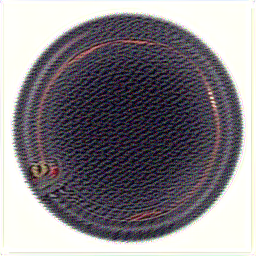
#> input picture test_images/001.png, 256 x 256 px; its folder holds only this picture in this run
$ python -i extract_cracks.py   (imports and definitions only)
#> lines starting #> are read from the running program, lines starting #| are printed output that depends on the picture; after the words box and inside, x2 and y2 are one past the last pixel; in counts of white or black regions, pixels touching at a corner belong together
#> further down, picture is the input picture: shape (256, 256, 3); mean B, G, R 137.7, 132.4, 136.6
import cv2
import numpy as np
import os

def extract_crack(image):
    # 转换为灰度图
    gray = cv2.cvtColor(image, cv2.COLOR_BGR2GRAY)
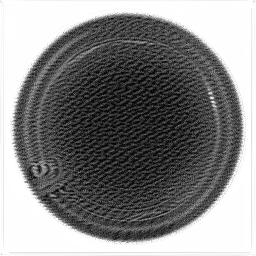
#> gray: shape (256, 256); min 0, max 255, mean 134.2

    # 应用高斯模糊去噪
    blurred = cv2.GaussianBlur(gray, (5, 5), 0)
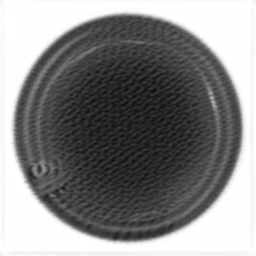
#> blurred: shape (256, 256); min 15, max 255, mean 134.3

    # 使用Canny边缘检测
    edges = cv2.Canny(blurred, 50, 150)
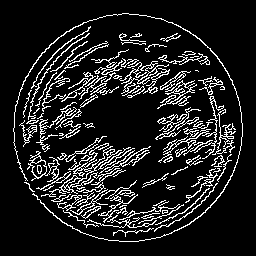
#> edges: shape (256, 256); 12.7% white in thin lines or dots, all inside (x1, y1, x2, y2) = (13, 13, 243, 242)

    # 找到裂纹的轮廓
    contours, _ = cv2.findContours(edges, cv2.RETR_EXTERNAL, cv2.CHAIN_APPROX_SIMPLE)
#> contours = 92 contours, 48 with area under 20; largest, box (x1, y1, x2, y2) and area: (41, 146, 126, 197) 346, (27, 151, 60, 182) 298, (157, 71, 197, 109) 248, (13, 13, 243, 242) 186, (158, 96, 224, 163) 134

    # 创建一个空白图像，填充裂纹轮廓
    crack_mask = np.zeros_like(gray)
    cv2.drawContours(crack_mask, contours, -1, (255), thickness=cv2.FILLED)
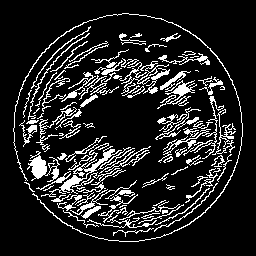
#> crack_mask: shape (256, 256); 14.2% white in thin lines or dots, all inside (x1, y1, x2, y2) = (13, 13, 243, 242)

    return crack_mask

def process_crack_images(input_dir, output_dir):
    if not os.path.exists(output_dir):
        os.makedirs(output_dir)

    for filename in os.listdir(input_dir):
        if filename.endswith('.png') or filename.endswith('.jpg'):
            img_path = os.path.join(input_dir, filename)
            img = cv2.imread(img_path, cv2.IMREAD_COLOR)

            crack_mask = extract_crack(img)

            save_path = os.path.join(output_dir, f"crack_{filename}")
            cv2.imwrite(save_path, crack_mask)
            print(f"Saved extracted crack image to {save_path}")

# 定义输入图像和输出路径
input_dir = '/mnt/IAD_datasets/die/test/crack'
output_dir = '/mnt/IAD_datasets/die/crack_patterns'

# 运行裂纹提取处理
# [1 line not run here, left out]

>>> import cv2
>>> picture = cv2.imread('../test_images/001.png')
>>> result = extract_crack(picture)
